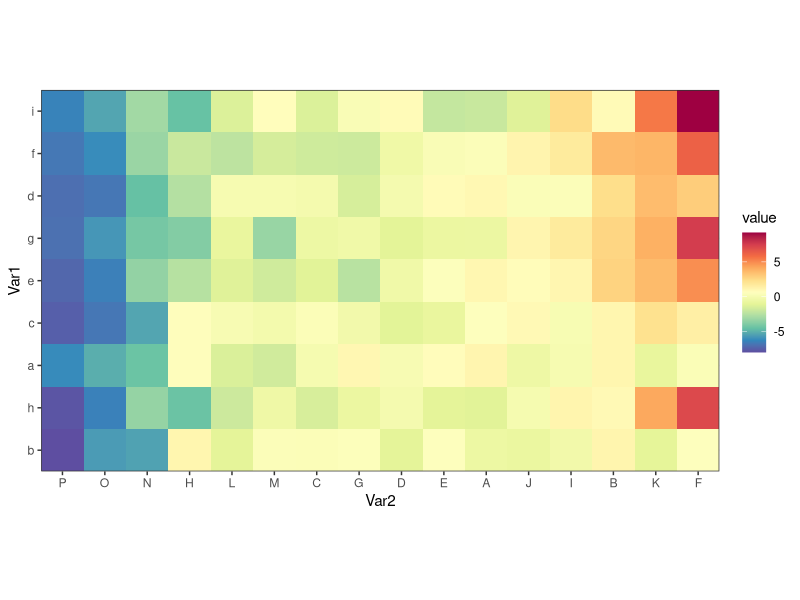

This figure's R source:
doInstall <- TRUE  # Change to FALSE if you don't want packages installed.
toInstall <- c("ggplot2", "reshape2", "RColorBrewer")
if(doInstall){install.packages(toInstall, repos = "http://cran.us.r-project.org")}
lapply(toInstall, library, character.only = TRUE)

# Generate a random matrix
# This can be any type of numeric matrix,
# though we often see heatmaps of square correlation matrices.
nRow <- 9
nCol <- 16

myData <- matrix(rnorm(nRow * nCol), ncol = nCol)
rownames(myData) <- letters[1:nRow]
colnames(myData) <- LETTERS[1:nCol]

# Replace with numbers that actually have a relationship:
for(ii in 2:ncol(myData)){  myData[, ii] <- myData[, ii-1] + rnorm(nrow(myData))  }
for(ii in 2:nrow(myData)){  myData[ii, ] <- myData[ii-1, ] + rnorm(ncol(myData))  }

# For melt() to work seamlessly, myData has to be a matrix.
longData <- melt(myData)
head(longData, 20)

# Optionally, reorder both the row and column variables in any order
# Here, they are sorted by mean value
longData$Var1 <- factor(longData$Var1, names(sort(with(longData, by(value, Var1, mean)))))
longData$Var2 <- factor(longData$Var2, names(sort(with(longData, by(value, Var2, mean)))))

# Define palette
myPalette <- colorRampPalette(rev(brewer.pal(11, "Spectral")), space="Lab")

zp1 <- ggplot(longData,
              aes(x = Var2, y = Var1, fill = value))
zp1 <- zp1 + geom_tile()
zp1 <- zp1 + scale_fill_gradientn(colours = myPalette(100))
zp1 <- zp1 + scale_x_discrete(expand = c(0, 0))
zp1 <- zp1 + scale_y_discrete(expand = c(0, 0))
zp1 <- zp1 + coord_equal()
zp1 <- zp1 + theme_bw()
print(zp1)

